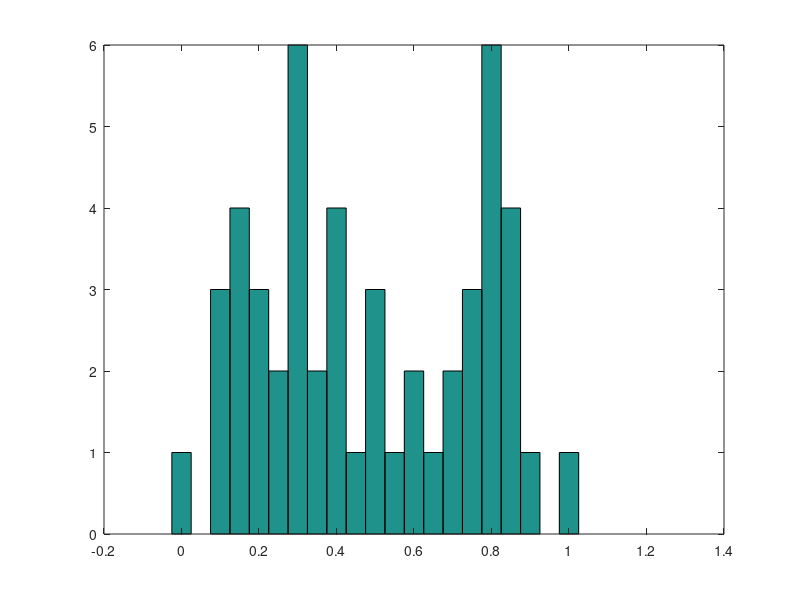
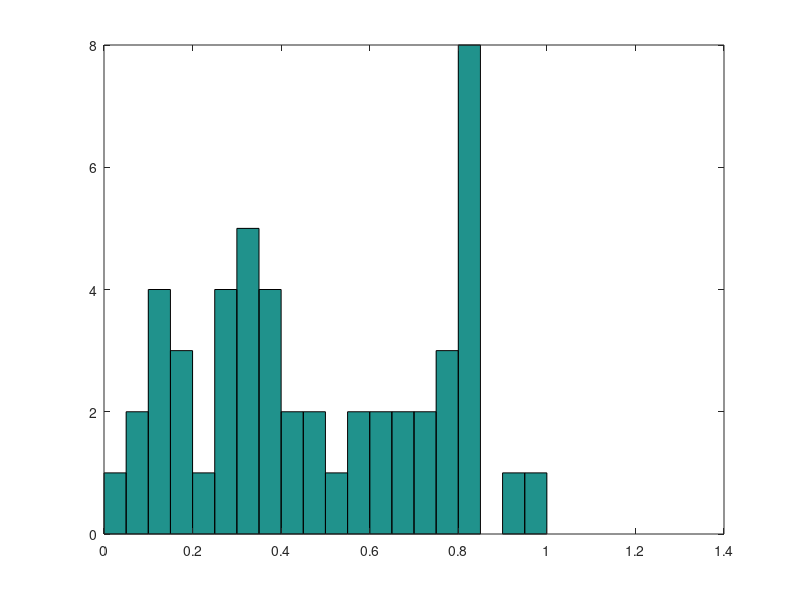

These figures' MATLAB source, in order: (Note: this script raises an error after producing the figures.)
%% Understanding how to go from hist() to histogram()
% --------------------------------------------------------
% The below gives an overview of how the different hist functions work. We
% only want to use histogram() but it is important to see how GG's code
% needs to be adapted to the new function. It was based on the exponential
% code that GG has written.
% --------------------------------------------------------

clear all 
close all

nsample = 50 ;
X = rand([nsample,1]) ;
x = 0:0.05:1 ;
dx = x(2)-x(1) ; % Simply equal to the size of the x step = 0.05

%% A look at the function hist()

figure(1)
hist(X,x) 
% This puts the centre of the bin at our interval
% e.g. The interval [0.1,0.15] the centre of the bin is at will actually
% have two bins. One with a centre at 0.1 hence interval [0.075,0.125] and 
% another with a centre at 0.15 hence interval [0.125,0.175]
% NOT WHAT WE WANT!

figure(2)
hist(X,x+dx/2)
% This accounts for the above by shifting the bins 0.025 (i.e. our interval
% divided by 2) to the right to make our interval the bin.
% e.g. The interval [0.1,0.15] will be the bin itself with a centre at
% 0.125 as required.
% THIS IS WHAT WE WANT!

[h,xx] = hist(X,x+dx/2) ;
% What we're doing here is creating a matrix with the first row being the
% values h of our histogram i.e. how many of our random numbers fall into
% which buckets. And the second row xx is the centre of our bins, which 
% will form the points to plot a graph at.

h = h/(nsample*dx) ;
% This is normalising the values of h, otherwise it would get out of hand
% for high nsamples

figure(3)
plot(xx,h,'r',x,unifpdf(x),'b')
xlim([0,1])
% This plots the values of our normalized h against our analytical standard
% uniform distriubtion

figure(4)
bar(xx,h)
% This plots a bar chart of our normalized h, which we could then overlay
% with our analytical standard uniform distribution

%% A look at the function histogram()

figure(5)
histogram(X,x)
% The function automatically puts our intervals the way we want them, i.e.
% the same as figure(2) above. e.g. Our interval [0.1,0.15] is the bin
% itself and has centre at 0.125.

figure(6)
histogram(X,'BinEdges',x)
% This does exactly the same as above. Might be easier to use this.

figure(7)
h1 = histogram(X,'BinEdges',x,'Normalization','pdf') ;
H = [h1.Values, 0] ; % Need to add a zero on here to make dim match
plot(xx,H,'r',x,unifpdf(x),'b')
% Need to use xx in above otherwise its plots the values of our histogram
% h1 at the start of each bin, rather than in the middle. 
xlim([0,1])

figure(8)
bar(xx,H)
% This plots a bar chart exactly like the above. The important thing to
% note is that we are using the shifted x axis "xx" to plot the bars in the
% correct intervals rather than at the mid-points. 



